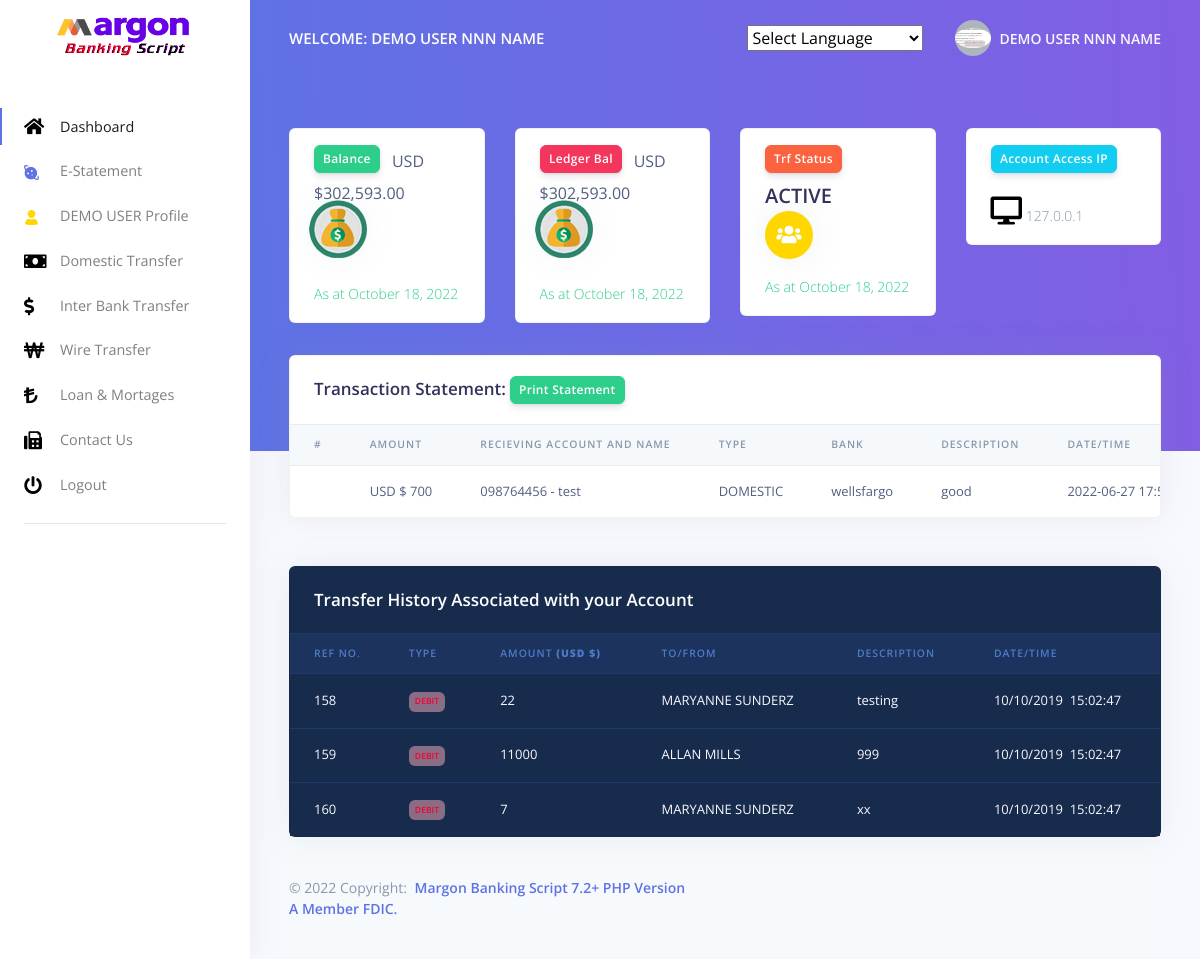
/scripts/dashboard/statement.php (signed in), run on the app's committed database.
### tables this page shows
CREATE TABLE `account` (
  `id` int(10) NOT NULL,
  `acc_no` varchar(20) DEFAULT NULL,
  `uname` varchar(100) DEFAULT NULL,
  `upass` varchar(100) DEFAULT NULL,
  `email` varchar(100) DEFAULT NULL,
  `type` varchar(100) DEFAULT NULL,
  `fname` varchar(100) DEFAULT NULL,
  `mname` varchar(100) DEFAULT NULL,
  `lname` varchar(100) DEFAULT NULL,
  `addr` varchar(100) DEFAULT NULL,
  `work` varchar(100) DEFAULT NULL,
  `sex` varchar(10) DEFAULT NULL,
  `dob` varchar(30) DEFAULT NULL,
  `phone` varchar(20) DEFAULT NULL,
  `phone_verify` tinyint(4) DEFAULT NULL,
  `tmp_otp` varchar(100) DEFAULT NULL,
  `reg_date` varchar(25) DEFAULT NULL,
  `marry` varchar(20) DEFAULT NULL,
  `t_bal` int(200) DEFAULT NULL,
  `a_bal` int(200) DEFAULT NULL,
  `image` text DEFAULT NULL,
  `logins` int(50) DEFAULT 0,
  `status` enum('ACTIVE','DORMANT/INACTIVE','DISABLED','CLOSED','SUSPEND','ON HOLD') DEFAULT 'ACTIVE',
  `currency` varchar(50) DEFAULT NULL,
  `cot` varchar(20) DEFAULT NULL,
  `tax` varchar(20) DEFAULT NULL,
  `imf` varchar(20) DEFAULT NULL,
  `pin_auth` varchar(222) DEFAULT NULL,
  `pin` varchar(222) DEFAULT NULL,
  `verify` varchar(40) DEFAULT NULL,
  `resetComplete` varchar(4) NOT NULL DEFAULT 'no'
);

CREATE TABLE `transfer` (
  `id` int(10) NOT NULL,
  `amount` varchar(100) NOT NULL,
  `bank_name` varchar(40) NOT NULL,
  `acc_name` varchar(100) NOT NULL,
  `transtype` varchar(1000) NOT NULL,
  `acc_no` varchar(20) NOT NULL,
  `reci_name` varchar(30) DEFAULT NULL,
  `type` varchar(20) NOT NULL,
  `swift` varchar(100) NOT NULL,
  `routing` varchar(100) NOT NULL,
  `remarks` varchar(500) NOT NULL,
  `email` varchar(100) DEFAULT NULL,
  `status` enum('Failed','Successful','Pending','On-hold','Cancelled') DEFAULT 'Successful',
  `date` timestamp NOT NULL DEFAULT current_timestamp() ON UPDATE current_timestamp(),
  `cout` varchar(1000) NOT NULL
);

CREATE TABLE `alerts` (
  `id` int(100) NOT NULL,
  `uname` varchar(40) NOT NULL,
  `amount` int(40) NOT NULL,
  `sender_name` varchar(40) NOT NULL,
  `type` varchar(10) NOT NULL,
  `remarks` varchar(100) NOT NULL,
  `date` varchar(20) NOT NULL,
  `time` varchar(20) NOT NULL,
  `email` varchar(222) NOT NULL,
  `statz` varchar(200) DEFAULT 'Successfull'
);

### scripts/include/class.user.php (called while the page is built, shortened)
<?php
require_once 'dbconfig.php';
class USER {
    private $conn;
    public function __construct() {
        $database = new Database();
        $db = $database->dbConnection();
        $this->conn = $db;
    }
    public function runQuery($sql) {
        $stmt = $this->conn->prepare($sql);
        return $stmt;
    }
    }
?>

### scripts/include/dbconfig.php (called while the page is built, shortened)
<?php
$site_title = 'Margon Banking Script 7.2+ PHP Version';
?>

### scripts/dashboard/statement.php (the view, shortened to what this page needs)
<?php
require_once '../include/class.user.php';
$reg_user = new USER();
$stmt = $reg_user->runQuery("SELECT * FROM account WHERE acc_no=:acc_no");
$stmt->execute(array(":acc_no" => $_SESSION['acc_no']));
$row = $stmt->fetch(PDO::FETCH_ASSOC);
?>
  <?php include 'header.php'; ?>
       <?php include 'mobmenu.php'; ?>
   <?php include 'mainmenu.php'; ?>
  <div class="container-fluid mt--7">
      <div class="row">
        <div class="col">
          <div class="card shadow">
            <div class="card-header border-0">
              <h3 class="mb-0">Transaction Statement:    <input type='button' id='btn' class="btn btn-success btn-sm" value='Print Statement' onclick='printtag("DivIdToPrint");' ></h3>
            </div>
            <div class="table-responsive">
              <table class="table align-items-center table-flush">
                <thead class="thead-light">
                  <tr>
                        <th class="no-sort" style="width:1%">#</th>
						<th scope="col">AMOUNT</th>
						<th scope="col">RECIEVING ACCOUNT AND NAME</th>
						<th scope="col">TYPE</th>
						<th scope="col">BANK</th>
						<th scope="col">DESCRIPTION</th>
						<th scope="col">DATE/TIME</th>
                  </tr>
                </thead>
                <tbody>
             <?php
				$email = $row['email'];
				$his = $reg_user->runQuery("SELECT * FROM transfer WHERE email = '$email'");
				$his->execute(array(":acc_no"=>$_SESSION['acc_no']));
				while($rows = $his->fetch(PDO::FETCH_ASSOC)){?>
                  <tr>
                        <td></td>
						<td scope="row"><?php echo $row['currency']; ?> <?php echo $rows['amount']; ?></td>
						<td><?php echo $rows['acc_no']; ?> - <?php echo $rows['acc_name']; ?></td>
						<td><?php echo $rows['transtype']; ?></td>
						<td><?php echo $rows['bank_name']; ?></td>
						<td><?php echo $rows['remarks']; ?></td>
						<td><?php echo $rows['date']; ?></td>
                  </tr>
                  <?php } ?>
                </tbody>
              </table>
            </div>
          </div>
        </div>
      </div>
      <div class="row mt-5">
        <div class="col">
          <div class="card bg-default shadow">
            <div class="card-header bg-transparent border-0">
              <h3 class="text-white mb-0">Transfer History Associated with your Account</h3>
            </div>
            <div class="table-responsive">
              <table class="table align-items-center table-dark table-flush">
                <thead class="thead-dark">
                  <tr>
                    <th class="no-sort" style="width:1%">Ref No.</th>
						<th scope="col">TYPE</th>
						<th scope="col">AMOUNT <b>(<?php echo $row['currency']; ?>)</b></th>
						<th scope="col">TO/FROM</th>
						<th scope="col">DESCRIPTION</th>
						<th scope="col">DATE/TIME</th>
                  </tr>
                </thead>
                <tbody>
                    	<?php
				$uname = $_SESSION['acc_no'];
				$debcre = $reg_user->runQuery("SELECT * FROM alerts WHERE uname = '$uname'");
				$debcre->execute();
				while($rows = $debcre->fetch(PDO::FETCH_ASSOC)){?>
                  <tr>
                       <td scope="row"><?php echo $rows['id']; ?>
                              </td>
						<td><?php include('ss.php');  ?></td>
						<td><?php echo $rows['amount']; ?></td>
						<td><?php echo $rows['sender_name']; ?></td>
						<td><?php echo $rows['remarks']; ?></td>
						<td><?php echo $rows['date']; ?> &nbsp;<?php echo $rows['time']; ?></td>
                  </tr>
                  <?php } ?>
                </tbody>
              </table>
            </div>
          </div>
        </div>
      </div>
       <?php include 'footercopyright.php'; ?>

### scripts/dashboard/header.php (shortened to what this page needs)
<!DOCTYPE html>
<html lang="en">
<head>
  <link href="../assets/js/plugins/nucleo/css/nucleo.css" rel="stylesheet" />
  <link href="../assets/js/plugins/@fortawesome/fontawesome-free/css/all.min.css" rel="stylesheet" />
  <link href="../assets/css/argon-dashboard.css?v=1.1.2" rel="stylesheet" />
</head>
<body class="">

### scripts/dashboard/mobmenu.php (shortened to what this page needs)
<nav class="navbar navbar-vertical fixed-left navbar-expand-md navbar-light bg-white" id="sidenav-main">
    <div class="container-fluid">
      <a class="navbar-brand pt-0" href="./index.html">
        <img src="../assets/img/brand/blue.png" class="navbar-brand-img" alt="...">
      </a>
      <div class="collapse navbar-collapse" id="sidenav-collapse-main">
        <ul class="navbar-nav">
          <li class="nav-item  active ">
            <a class="nav-link  active " href="summary.php">
           <i class='fas fa-home' style='font-size:18px;color:black'></i>  Dashboard
            </a>
          </li>
          <li class="nav-item">
            <a class="nav-link " href="statement.php">
              <i class="ni ni-planet text-blue"></i> E-Statement
            </a>
          </li>
          <li class="nav-item">
            <a class="nav-link " href="profile.php">
              <i class="ni ni-single-02 text-yellow"></i> <?php echo $row['fname']; ?> Profile
            </a>
          </li>
          <li class="nav-item">
            <a class="nav-link " href="dom.php">
                <i class='fas fa-money-bill' style='font-size:18px;color:black'></i> Domestic Transfer
            </a>
          </li>
            <li class="nav-item">
            <a class="nav-link " href="inter_bank.php">
            <i class='fas fa-dollar-sign' style='font-size:18px;color:black'></i>  Inter Bank Transfer
            </a>
          </li>
            <li class="nav-item">
            <a class="nav-link " href="wire.php">
                <i class='fas fa-won-sign' style='font-size:18px;color:black'></i> Wire Transfer
            </a>
          </li>
          <li class="nav-item">
            <a class="nav-link " href="loan.php">
                 <i class='fas fa-lira-sign' style='font-size:18px;color:black'></i> Loan & Mortages
            </a>
          </li>
           <li class="nav-item">
            <a class="nav-link" href="">
                <i class='fas fa-fax' style='font-size:18px;color:black'></i> Contact Us
            </a>
          </li>
            <li class="nav-item">
            <a class="nav-link" href="logout.php">
               <i class='fas fa-power-off' style='font-size:18px;color:black'></i> Logout
            </a>
          </li>
        </ul>
        <hr class="my-3">
      </div>
    </div>
  </nav>

### scripts/dashboard/mainmenu.php (shortened to what this page needs)
  <div class="main-content">
    <nav class="navbar navbar-top navbar-expand-md navbar-dark" id="navbar-main">
      <div class="container-fluid">
        <a class="h4 mb-0 text-white text-uppercase d-none d-lg-inline-block" href="">Welcome: <?php echo $row['fname']; ?> <?php echo $row['mname']; ?> <?php echo $row['lname']; ?></a>
        <form class="navbar-search navbar-search-dark form-inline mr-3 d-none d-md-flex ml-lg-auto">
          <div class="form-group mb-0">
<br /><select onchange="doGTranslate(this);"><option value="">Select Language</option></select>
          </div>
        </form>
        <ul class="navbar-nav align-items-center d-none d-md-flex">
          <li class="nav-item dropdown">
            <a class="nav-link pr-0" href="#" role="button" data-toggle="dropdown" aria-haspopup="true" aria-expanded="false">
              <div class="media align-items-center">
                <span class="avatar avatar-sm rounded-circle">
                  <img alt="Image placeholder" src="admin/pic/<?php echo $row['image'];?>">
                </span>
                <div class="media-body ml-2 d-none d-lg-block">
                  <span class="mb-0 text-sm  font-weight-bold"><?php echo $row['fname']; ?> <?php echo $row['mname']; ?> <?php echo $row['lname']; ?></span>
                </div>
              </div>
            </a>
          </li>
        </ul>
      </div>
    </nav>
    <div class="header bg-gradient-primary pb-8 pt-5 pt-md-8">
      <div class="container-fluid">
        <div class="header-body">
          <div class="row">
            <div class="col-xl-3 col-lg-6">
              <div class="card card-stats mb-4 mb-xl-0">
                <div class="card-body">
                  <div class="row">
                    <div class="col">
                      <h5 class="btn btn-sm btn-success">Balance</h5>
                      <span class=""><?php echo $row['currency']; ?><?php echo $english_format_number = number_format( $row['a_bal'] , 2, '.', ','); ?></span>
                    </div>
                    <div class="col-auto">
                      <div class="icon icon-shape bg-danger text-white rounded-circle shadow">
                        <img src="dollar.png" />
                      </div>
                    </div>
                  </div>
                  <p class="mt-3 mb-0 text-muted text-sm">
                    <span class="text-success mr-2">
                    <span class="text-nowrap">As at <?php echo " " .$today = date("F j, Y"); ; ?></span>
                  </p>
                </div>
              </div>
            </div>
            <div class="col-xl-3 col-lg-6">
              <div class="card card-stats mb-4 mb-xl-0">
                <div class="card-body">
                  <div class="row">
                    <div class="col">
                      <h5 class="btn btn-sm btn-danger">Ledger Bal</h5>
                      <span class=""><span><?php echo $row['currency']; ?><?php echo  $english_format_number = number_format( $row['t_bal'] , 2, '.', ','); ?></h2>
                    </div>
                    <div class="col-auto">
                      <div class="icon icon-shape bg-warning text-white rounded-circle shadow">
                        <img src="dollar.png" />
                      </div>
                    </div>
                  </div>
                 <p class="mt-3 mb-0 text-muted text-sm">
                    <span class="text-success mr-2">
                    <span class="text-nowrap">As at <?php echo " " .$today = date("F j, Y"); ; ?></span>
                  </p>
                </div>
              </div>
            </div>
            <div class="col-xl-3 col-lg-6">
              <div class="card card-stats mb-4 mb-xl-0">
                <div class="card-body">
                  <div class="row">
                    <div class="col">
                      <h5 class="btn btn-sm btn-warning">Trf Status</h5>
                      <span class="h2 font-weight-bold mb-0">ACTIVE</span>
                    </div>
                    <div class="col-auto">
                      <div class="icon icon-shape bg-yellow text-white rounded-circle shadow">
                        <i class="fas fa-users"></i>
                      </div>
                    </div>
                  </div>
                   <p class="mt-3 mb-0 text-muted text-sm">
                    <span class="text-success mr-2">
                    <span class="text-nowrap">As at <?php echo " " .$today = date("F j, Y"); ; ?></span>
                  </p>
                </div>
              </div>
            </div>
            <div class="col-xl-3 col-lg-6">
              <div class="card card-stats mb-4 mb-xl-0">
                <div class="card-body">
                  <div class="row">
                    <div class="col">
                      <h5 class="btn btn-sm btn-info">Account Access IP</h5>
                    </div>
                  </div>
                  <p class="mt-3 mb-0 text-muted text-sm">
                    <span class="text-nowrap">
                           <i class='fas fa-desktop' style='font-size:28px;color:black'></i>
                        <?PHP
function getUserIP()
{
    $client  = @$_SERVER['HTTP_CLIENT_IP'];
    $forward = @$_SERVER['HTTP_X_FORWARDED_FOR'];
    $remote  = $_SERVER['REMOTE_ADDR'];
    if(filter_var($client, FILTER_VALIDATE_IP))
    {
        $ip = $client;
    }
    elseif(filter_var($forward, FILTER_VALIDATE_IP))
    {
        $ip = $forward;
    }
    else
    {
        $ip = $remote;
    }
    return $ip;
}
$user_ip = getUserIP();
echo $user_ip;
?>
                    </span>
                  </p>
                </div>
              </div>
            </div>
          </div>
        </div>
      </div>
    </div>

### scripts/dashboard/ss.php
<?php
$type = $rows['type'];
if($type == "Debit"){
echo "<span class='badge badge-danger'>$type</span>";
}
else{
    echo "<span class='badge badge-success'>$type</span>";
}
?>

### scripts/dashboard/footercopyright.php (shortened to what this page needs)
<footer class="footer">
             <div class="row align-items-center justify-content-xl-between">
          <div class="col-xl-6">
            <div class="copyright text-center text-xl-left text-muted">
              &copy;  Copyright: <a href="" class="font-weight-bold ml-1" target="_blank"><?php echo $site_title; ?>  &nbsp; &nbsp;  A Member FDIC.</a>
            </div>
          </div>
        </div>
      </footer>
    </div>
  </div>
</body>
</html>

### scripts/dashboard/mobmenu.php (style rules this page uses)
body { top:0 !important; }

### scripts/dashboard/mainmenu.php (style rules this page uses)
body { top:0 !important; }

### data on the page
account: fname "DEMO USER", mname "NNN", lname "NAME", image (picture), currency "USD $", a_bal "302,593.00", t_bal "302,593.00"
transfer: amount "700", acc_no "098764456", acc_name "test", transtype "DOMESTIC", bank_name "wellsfargo", remarks "good", date "2022-06-27…"
alerts: id "158", type "DEBIT", amount "22", sender_name "MARYANNE SUNDERZ", remarks "testing", date "10/10/2019", time "15:02:47"
alerts: id "159", type "DEBIT", amount "11000", sender_name "ALLAN MILLS", remarks "999", date "10/10/2019", time "15:02:47"
alerts: id "160", type "DEBIT", amount "7", sender_name "MARYANNE SUNDERZ", remarks "xx", date "10/10/2019", time "15:02:47"

### other printed values
$user_ip "127.0.0.1"
$site_title "Margon Banking Script 7.2+ PHP Version"
